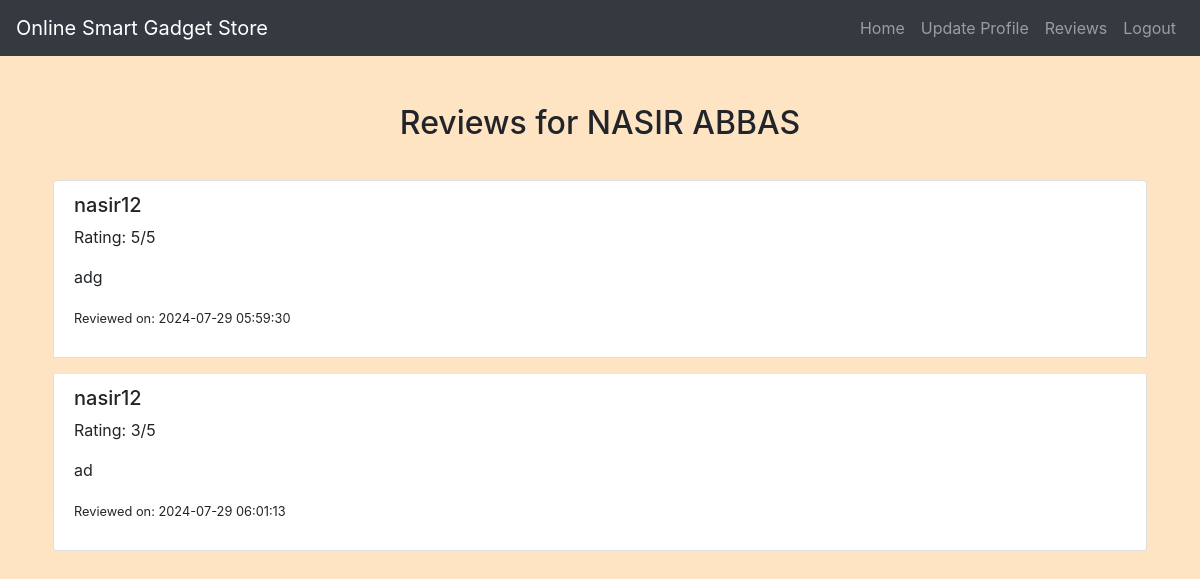
Screenshot of /serviceprovider/view_reviews.php (signed in) with the database file from the repository.
### tables this page shows
CREATE TABLE `users` (
  `id` int(11) NOT NULL,
  `username` varchar(50) NOT NULL,
  `password` varchar(255) NOT NULL,
  `email` varchar(100) NOT NULL,
  `phone` varchar(20) NOT NULL,
  `age` int(11) DEFAULT NULL,
  `usertype` varchar(50) DEFAULT NULL,
  `full_name` varchar(255) DEFAULT NULL,
  `certifications` text DEFAULT NULL,
  `experience` text DEFAULT NULL,
  `expertise` text DEFAULT NULL,
  `previous_work` text DEFAULT NULL
);

CREATE TABLE `provider_reviews` (
  `review_id` int(11) NOT NULL,
  `user_id` int(11) NOT NULL,
  `provider_id` int(11) NOT NULL,
  `rating` int(11) NOT NULL,
  `review` text NOT NULL,
  `created_at` timestamp NOT NULL DEFAULT current_timestamp()
);

### serviceprovider/view_reviews.php (the view, shortened to what this page needs)
<?php
include('config.php');
$user_id = $_SESSION["id"];
$provider_sql = "SELECT id, full_name FROM users WHERE id = ? AND usertype = 'service_provider'";
$provider_stmt = mysqli_prepare($conn, $provider_sql);
mysqli_stmt_bind_param($provider_stmt, "i", $user_id);
mysqli_stmt_execute($provider_stmt);
$provider_result = mysqli_stmt_get_result($provider_stmt);
$provider = mysqli_fetch_assoc($provider_result);
$reviews_sql = "SELECT r.rating, r.review, r.created_at, u.username
                FROM provider_reviews r
                JOIN users u ON r.user_id = u.id
                WHERE r.provider_id = ?";
$reviews_stmt = mysqli_prepare($conn, $reviews_sql);
mysqli_stmt_bind_param($reviews_stmt, "i", $user_id);
mysqli_stmt_execute($reviews_stmt);
$reviews_result = mysqli_stmt_get_result($reviews_stmt);
$reviews = [];
while ($review = mysqli_fetch_assoc($reviews_result)) {
    $reviews[] = $review;
}
?>
<!DOCTYPE html>
<html>
<head>
    <link rel="stylesheet" href="https://maxcdn.bootstrapcdn.com/bootstrap/4.5.2/css/bootstrap.min.css">
    <link rel="stylesheet" href="./css/style.css">
</head>
<body>
<?php include('navbar.php'); ?>
<div class="container mt-5">
    <h2 class="text-center">Reviews for <?php echo htmlspecialchars($provider['full_name']); ?></h2>
    <?php if (empty($reviews)): ?>
        <p>No reviews yet.</p>
    <?php else: ?>
        <div class="list-group mb-4">
        <?php foreach ($reviews as $review): ?>
            <div class="list-group-item m-2">
                <h5><?php echo htmlspecialchars($review['username']); ?></h5>
                <p>Rating: <?php echo htmlspecialchars($review['rating']); ?>/5</p>
                <p><?php echo htmlspecialchars($review['review']); ?></p>
                <p><small>Reviewed on: <?php echo htmlspecialchars($review['created_at']); ?></small></p>
            </div>
        <?php endforeach; ?>
        </div>
    <?php endif; ?>
</div>
</body>
</html>

### serviceprovider/css/style.css (style rules this page uses)
body { background-color: bisque; }
h1, h2, h3, h4 { text-align: center; margin-top: 30px; margin-bottom: 30px; }

### rows the page displays
users: full_name "NASIR ABBAS"
provider_reviews: user.username "nasir12", rating "5", review "adg", created_at "2024-07-29 05:59:30"
provider_reviews: user.username "nasir12", rating "3", review "ad", created_at "2024-07-29 06:01:13"
